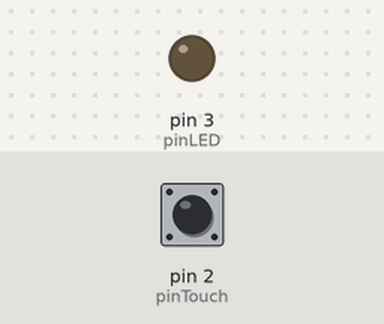
Recording of a sketch running on a simulated Arduino Uno, built with avr-gcc and run on an emulated ATmega328P. Parts: output pins drawn as LEDs (lit = HIGH). The test bench sets the inputs (shaded band); at power-on: pin 2 (pinTouch) LOW.

Above: at 1.2 s.
1.3 s: pin 2 (pinTouch) pulled HIGH for 0.15 s
At 1.37 s:
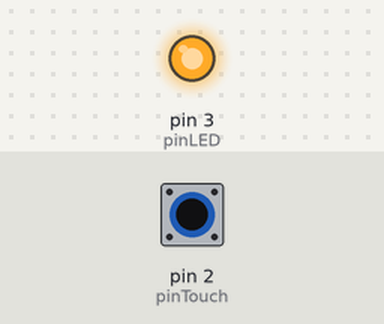
2.9 s: pin 2 (pinTouch) pulled HIGH for 3.2 s
At 6.7 s:
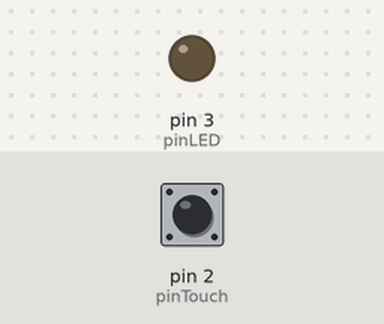
Timing chart, 0 to 8.2 s (numbered marks = the images above; inputs shaded):
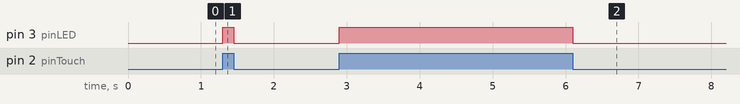

Measured:
- after the input at 1.3 s, pin 3 (pinLED): LOW → HIGH at once, → LOW 0.15 s later
- after the input at 2.9 s, pin 3 (pinLED): LOW → HIGH at once, → LOW 3.2 s later

The sketch:

_7.3a.ino
```cpp
// 7.3a タッチセンサでLチカ

// TouchセンサをGroveのD2にさす
const int pinTouch = 2;

// LED SocketにLEDをさし（LEDの長い足が＋、短い足が－）
// ケーブルをGroveのD3にさす
const int pinLED = 3;

// 初期設定
void setup() {
  pinMode(pinTouch, INPUT); // pinTouchで指定した番号のピンを、入力モードにする
  pinMode(pinLED, OUTPUT);  // pinLEDで指定した番号のピンを、出力モードにする
}

// メインの処理、この中の命令が繰り返し実行される
void loop() {
  boolean touch = digitalRead(pinTouch);  // pinTouchの状態を取得
  if(touch == true) {
    digitalWrite(pinLED, HIGH);
  } else {
    digitalWrite(pinLED, LOW);
  }
}
```
